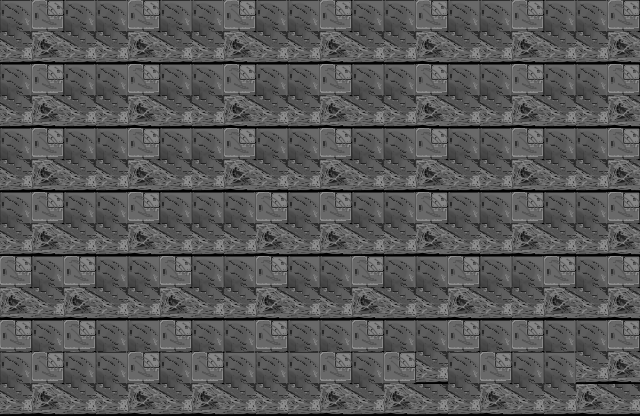

Rendered tile map (Tiled .tmx) drawn with the repository's tilesets; below, a short description and the full map source, tile grids included:
An orthogonal 20x13 tile map with 32x32 px tiles, 1 tile layer (background).

<map version="1.0" orientation="orthogonal" width="20" height="13" tilewidth="32" tileheight="32">
 <tileset firstgid="1" name="blocks" tilewidth="32" tileheight="32">
  <image source="bg-tiles.png" width="64" height="64" />
 </tileset>
 <layer name="background" width="20" height="13">
  <data encoding="csv">
2,1,2,2,1,2,2,1,2,2,1,2,2,1,2,2,1,2,2,1,
4,3,4,4,3,4,4,3,4,4,3,4,4,3,4,4,3,4,4,3,
2,1,2,2,1,2,2,1,2,2,1,2,2,1,2,2,1,2,2,1,
4,3,4,4,3,4,4,3,4,4,3,4,4,3,4,4,3,4,4,3,
2,1,2,2,1,2,2,1,2,2,1,2,2,1,2,2,1,2,2,1,
4,3,4,4,3,4,4,3,4,4,3,4,4,3,4,4,3,4,4,3,
2,1,2,2,1,2,2,2,1,2,1,2,2,1,2,2,1,2,2,1,
4,3,4,4,3,4,4,4,3,4,3,4,4,3,4,4,3,4,4,3,
1,2,1,2,2,1,2,2,1,2,2,1,2,2,1,2,2,1,2,1,
3,4,3,4,4,3,4,4,3,4,4,3,4,4,3,4,4,3,4,3,
1,2,1,2,2,1,2,2,1,2,2,1,2,2,1,2,1,2,2,1,
2,1,2,2,1,2,1,2,2,2,1,2,1,4,2,1,2,2,4,3,
4,3,4,4,3,4,3,4,4,4,3,4,3,4,4,3,4,4,3,4
</data>
 </layer>
</map>
